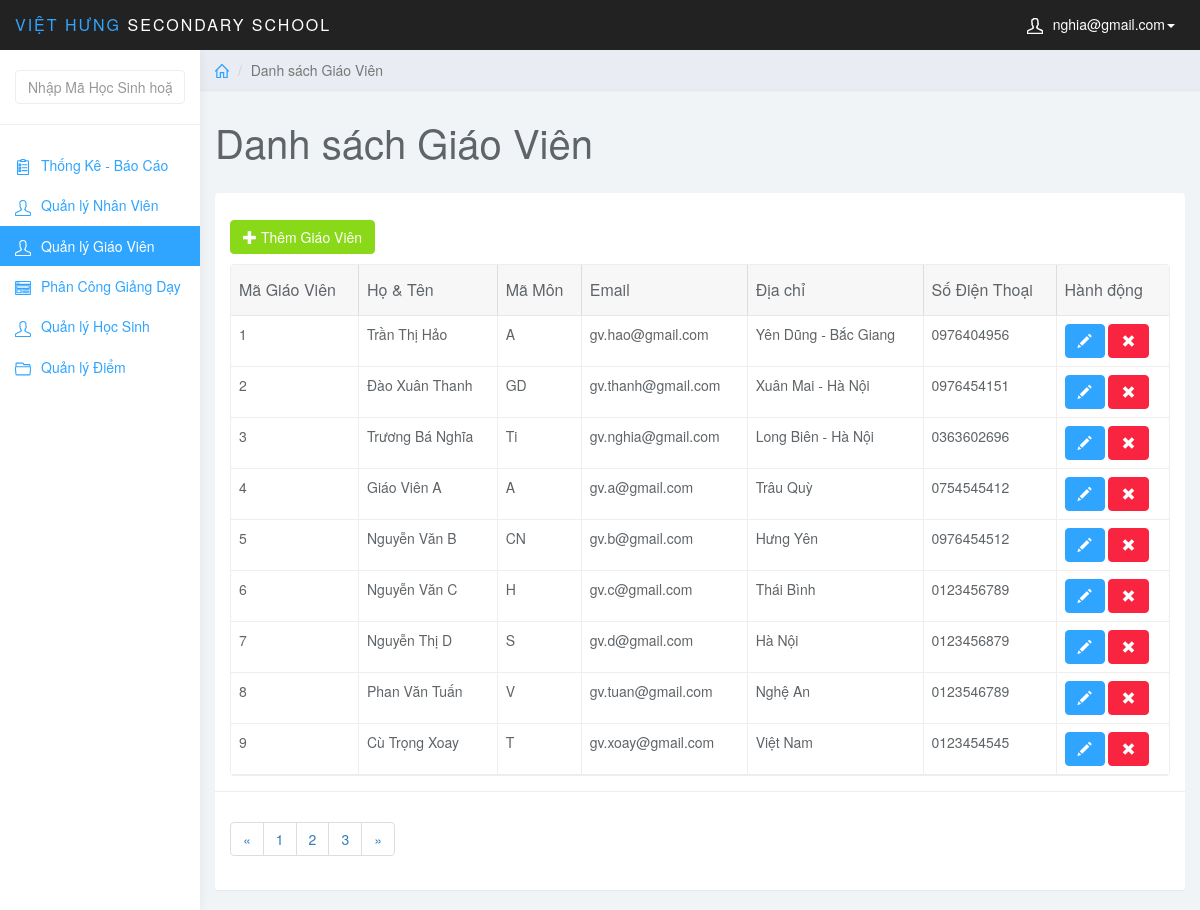
/admin/index.php?page=teacher (signed in), run on the app's committed database.
### tables this page shows
CREATE TABLE `giaovien` (
  `MaGV` int(6) NOT NULL,
  `MaMonHoc` varchar(5) NOT NULL,
  `TenGV` varchar(50) NOT NULL,
  `DiaChi` varchar(50) NOT NULL,
  `SDT` varchar(11) NOT NULL,
  `gv_mail` varchar(50) NOT NULL,
  `gv_pass` varchar(50) NOT NULL,
  PRIMARY KEY (`MaGV`),
  UNIQUE KEY `SDT` (`SDT`),
  KEY `fk_gv_mh` (`MaMonHoc`),
  CONSTRAINT `fk_gv_mh` FOREIGN KEY (`MaMonHoc`) REFERENCES `monhoc` (`MaMonHoc`)
);

### admin/teacher.php (the view, shortened to what this page needs)
<?php
    $sql = "SELECT * FROM giaovien ORDER BY MaGV ASC";
    $query = mysqli_query($conn,$sql);
?>
<div class="col-sm-9 col-sm-offset-3 col-lg-10 col-lg-offset-2 main">
		<div class="row">
			<ol class="breadcrumb">
				<li><a href="index.php"><svg class="glyph stroked home"><use xlink:href="#stroked-home"></use></svg></a></li>
				<li class="active">Danh sách Giáo Viên</li>
			</ol>
		</div>
		<div class="row">
			<div class="col-lg-12">
				<h1 class="page-header">Danh sách Giáo Viên</h1>
			</div>
		</div>
		<div id="toolbar" class="btn-group">
            <a href="index.php?page=add_teacher" class="btn btn-success">
                <i class="glyphicon glyphicon-plus"></i> Thêm Giáo Viên
            </a>
        </div>
		<div class="row">
			<div class="col-lg-12">
				<div class="panel panel-default">
					<div class="panel-body">
                        <table
                            data-toolbar="#toolbar"
                            data-toggle="table">
						    <thead>
						    <tr>
						        <th data-field="id" data-sortable="true">Mã Giáo Viên</th>
                                <th data-field="name"  data-sortable="true">Họ & Tên</th>
                                <th>Mã Môn</th>
                                <th data-field="price" data-sortable="true">Email</th>
                                <th>Địa chỉ</th>
                                <th>Số Điện Thoại</th>
                                <th>Hành động</th>
						    </tr>
                            </thead>
                            <tbody>
                                <?php while ($row = mysqli_fetch_assoc($query)) {
                                ?>
                                <tr>
                                    <td style=""><?php echo $row['MaGV']; ?></td>
                                    <td style=""><?php echo $row['TenGV']; ?></td>
                                    <td style=""><?php echo $row['MaMonHoc']; ?></td>
                                    <td style=""><?php echo $row['gv_mail']; ?></td>
                                    <td style=""><?php echo $row['DiaChi']; ?></td>
                                    <td style=""><?php echo $row['SDT']; ?></td>
                                    <td class="form-group">
                                        <a href="index.php?page=edit_teacher&teacher_id=<?php echo $row['MaGV']; ?>" class="btn btn-primary"><i class="glyphicon glyphicon-pencil"></i></a>
                                        <a onclick=" return thongbao();" href="del_teacher.php?teacher_id=<?php  echo $row['MaGV']; ?>" class="btn btn-danger"><i class="glyphicon glyphicon-remove"></i></a>
                                    </td>
                                </tr>
                            <?php } ?>
                            </tbody>
						</table>
                    </div>
                    <div class="panel-footer">
                        <nav aria-label="Page navigation example">
                            <ul class="pagination">
                                <li class="page-item"><a class="page-link" href="#">&laquo;</a></li>
                                <li class="page-item"><a class="page-link" href="#">1</a></li>
                                <li class="page-item"><a class="page-link" href="#">2</a></li>
                                <li class="page-item"><a class="page-link" href="#">3</a></li>
                                <li class="page-item"><a class="page-link" href="#">&raquo;</a></li>
                            </ul>
                        </nav>
                    </div>
				</div>
			</div>
		</div>
	</div>

### admin/css/styles.css (style rules this page uses)
body { background: #f1f4f7; padding-top: 50px; color: #5f6468; }
a, a:hover, a:focus { color: #30a5ff; }
h1, h2, h3, h4, h5, h6 { color: #5f6468; }
h1 { font-weight: 300; font-size: 40px; }
.btn-primary, .btn-primary:hover, .btn-primary:focus, .btn-primary:active, .btn-primary.active, .open > .dropdown-toggle.btn-primary, .btn-primary.disabled, .btn-primary[disabled], fieldset[disabled] .btn-primary, .btn-primary.disabled:hover, .btn-primary[disabled]:hover, fieldset[disabled] .btn-primary:hover, .btn-primary.disabled:focus, .btn-primary[disabled]:focus, fieldset[disabled] .btn-primary:focus, .btn-primary.disabled:active, .btn-primary[disabled]:active, fieldset[disabled] .btn-primary:active, .btn-primary.disabled.active, .btn-primary[disabled].active, fieldset[disabled] .btn-primary.active { background-color: #30a5ff; border-color: #30a5ff; }
.btn-success, .btn-success:hover, .btn-success:focus, .btn-success:active, .btn-success.active, .open > .dropdown-toggle.btn-success, .btn-success.disabled, .btn-success[disabled], fieldset[disabled] .btn-success, .btn-success.disabled:hover, .btn-success[disabled]:hover, fieldset[disabled] .btn-success:hover, .btn-success.disabled:focus, .btn-success[disabled]:focus, fieldset[disabled] .btn-success:focus, .btn-success.disabled:active, .btn-success[disabled]:active, fieldset[disabled] .btn-success:active, .btn-success.disabled.active, .btn-success[disabled].active, fieldset[disabled] .btn-success.active { background-color: #8ad919; border-color: #8ad919; }
.btn-danger, .btn-danger:hover, .btn-danger:focus, .btn-danger:active, .btn-danger.active, .open > .dropdown-toggle.btn-danger, .btn-danger.disabled, .btn-danger[disabled], fieldset[disabled] .btn-danger, .btn-danger.disabled:hover, .btn-danger[disabled]:hover, fieldset[disabled] .btn-danger:hover, .btn-danger.disabled:focus, .btn-danger[disabled]:focus, fieldset[disabled] .btn-danger:focus, .btn-danger.disabled:active, .btn-danger[disabled]:active, fieldset[disabled] .btn-danger:active, .btn-danger.disabled.active, .btn-danger[disabled].active, fieldset[disabled] .btn-danger.active { background-color: #f9243f; border-color: #f9243f; }
.panel { border: 0; }
.panel-footer { background: #fff; border-top: 1px solid #eee; }
.breadcrumb { border-radius: 0; padding: 10px 15px; background: #e9ecf2; box-shadow: 0 1px 1px rgba(0, 0, 0, .05); margin: 0 ; }
h1.page-header { margin-top: 30px; border-bottom: 0; }
.table { background: #fff; }
.breadcrumb .glyph { height: 14px; width: 14px; margin: -2px 0 0 0; stroke-width: 4px; }

### data on the page
giaovien: MaGV "1", TenGV "Trần Thị Hảo", MaMonHoc "A", gv_mail "gv.hao@gmail.com", DiaChi "Yên Dũng - Bắc Giang", SDT "0976404956"
giaovien: MaGV "2", TenGV "Đào Xuân Thanh", MaMonHoc "GD", gv_mail "gv.thanh@gmail.com", DiaChi "Xuân Mai - Hà Nội", SDT "0976454151"
giaovien: MaGV "3", TenGV "Trương Bá Nghĩa", MaMonHoc "Ti", gv_mail "gv.nghia@gmail.com", DiaChi "Long Biên - Hà Nội", SDT "0363602696"
giaovien: MaGV "4", TenGV "Giáo Viên A", MaMonHoc "A", gv_mail "gv.a@gmail.com", DiaChi "Trâu Quỳ", SDT "0754545412"
giaovien: MaGV "5", TenGV "Nguyễn Văn B", MaMonHoc "CN", gv_mail "gv.b@gmail.com", DiaChi "Hưng Yên", SDT "0976454512"
giaovien: MaGV "6", TenGV "Nguyễn Văn C", MaMonHoc "H", gv_mail "gv.c@gmail.com", DiaChi "Thái Bình", SDT "0123456789"
giaovien: MaGV "7", TenGV "Nguyễn Thị D", MaMonHoc "S", gv_mail "gv.d@gmail.com", DiaChi "Hà Nội", SDT "0123456879"
giaovien: MaGV "8", TenGV "Phan Văn Tuấn", MaMonHoc "V", gv_mail "gv.tuan@gmail.com", DiaChi "Nghệ An", SDT "0123546789"
giaovien: MaGV "9", TenGV "Cù Trọng Xoay", MaMonHoc "T", gv_mail "gv.xoay@gmail.com", DiaChi "Việt Nam", SDT "0123454545"

### other printed values
$_SESSION['mail_user'] "nghia@gmail.com"
